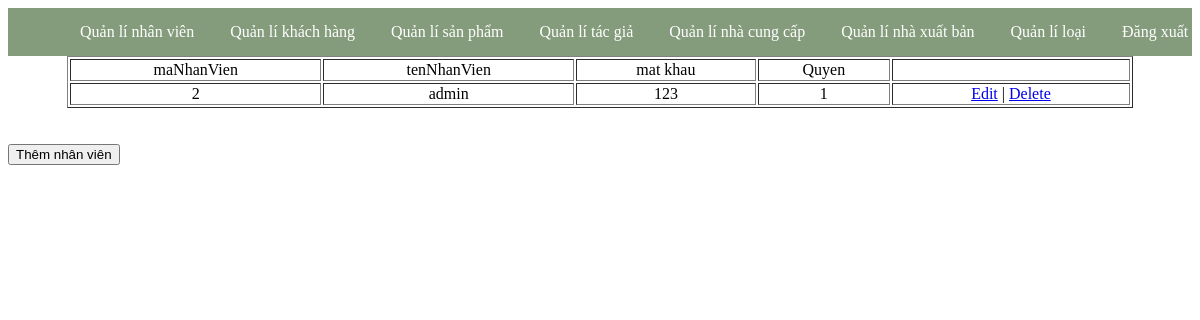
Page /admin/index.php?quanly=ql_nhanvien (signed in) on the committed database.
### tables this page shows
CREATE TABLE IF NOT EXISTS `nhanvien` (
  `manv` int(11) NOT NULL AUTO_INCREMENT,
  `tennv` varchar(100) NOT NULL,
  `matkhau` varchar(100) NOT NULL,
  `quyen` int(11) NOT NULL,
  PRIMARY KEY (`manv`)
);

### admin/index.php (called while the page is built, shortened)
<?php
 include('includes/header.php'); ?>
<?php
	include('functions/config.php');
?>
<?php include('includes/footer.php') ?>

### admin/functions/ql_nhanvien.php (the view, shortened to what this page needs)
<div class="row">
	<div class="col-12">
		<?php
			$sql = "select * from nhanvien";
			$query = mysqli_query($con, $sql);
		 ?>
		 <table border="1" style="text-align: center;width: 90%; margin-left:5%">
		 	<tr>
		 		<td>maNhanVien</td>
		 		<td>tenNhanVien</td>
		 		<td>mat khau</td>
		 		<td>Quyen</td>
		 		<td></td>
		 	</tr>
		 	<?php
		 		while($data = mysqli_fetch_array($query))
		 		{
		 			echo '<tr>
		 				<td>'.$data["manv"].'</td>
		 				<td>'.$data["tennv"].'</td>
		 				<td>'.$data["matkhau"].'</td>
		 				<td>'.$data["quyen"].'</td>
		 				<td><a href="index.php?sua=edit_nhanvien&id='.$data["manv"].'">Edit</a> | <a href="index.php?quanly=ql_nhanvien&id_delete='.$data["manv"].'">Delete</a> </td>
		 			</tr>';
		 		}
		 	 ?>
		 </table>
		 <br/><br/>
		 <a href="index.php?them=add_nhanvien"><button>Thêm nhân viên</button></a>
	</div>
</div>

### rows in the picture
nhanvien: manv "2", tennv "admin", matkhau "123", quyen "1"
